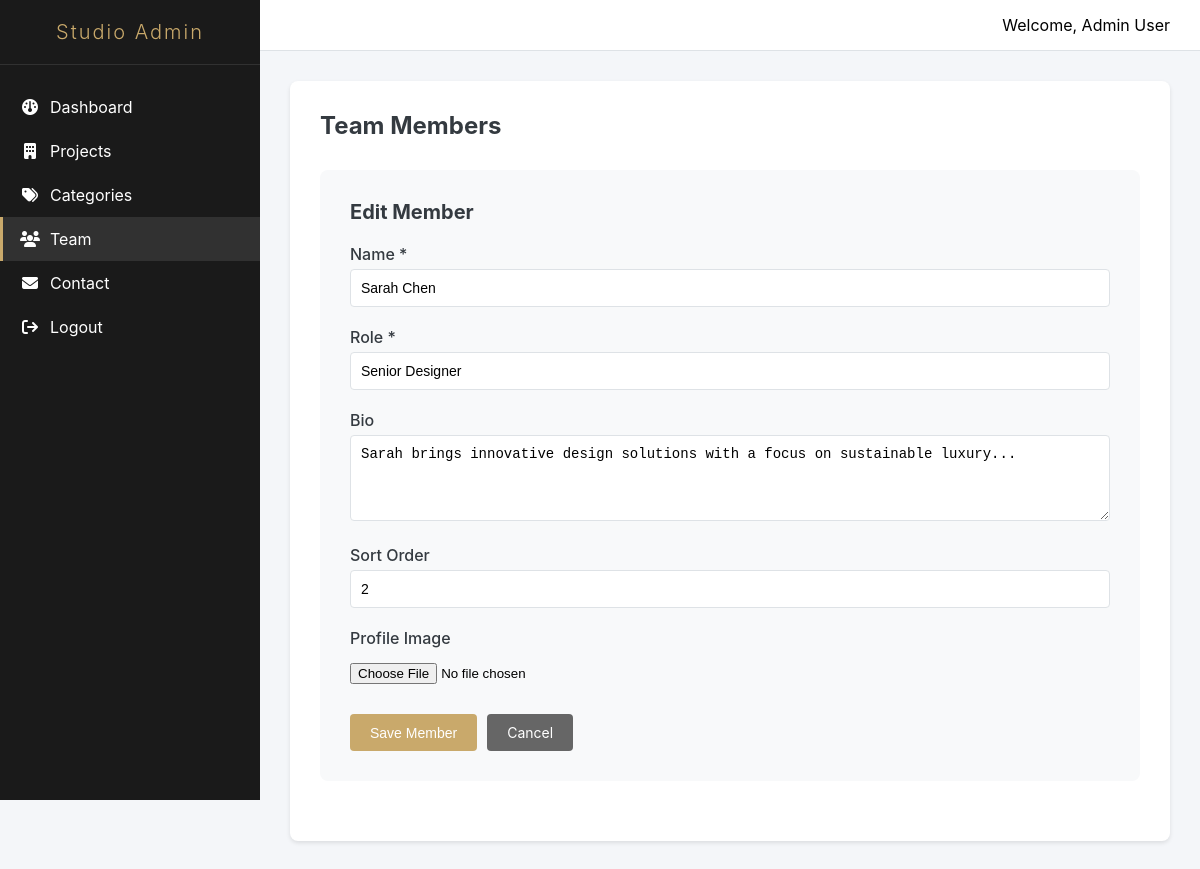
The app's page /admin/team.php?edit=2 (signed in) with its own data.
### tables this page shows
CREATE TABLE team (
    id INT AUTO_INCREMENT PRIMARY KEY,
    name VARCHAR(100) NOT NULL,
    role VARCHAR(100) NOT NULL,
    bio TEXT,
    image VARCHAR(255),
    sort_order INT DEFAULT 0,
    created_at TIMESTAMP DEFAULT CURRENT_TIMESTAMP
);

### admin/team.php (the view, shortened to what this page needs)
<?php
$db = Database::getInstance()->getConnection();
$editMember = null;
if (isset($_GET['edit'])) {
    $stmt = $db->prepare("SELECT * FROM team WHERE id = ?");
    $stmt->execute([(int)$_GET['edit']]);
    $editMember = $stmt->fetch();
}
$team = $db->query("SELECT * FROM team ORDER BY sort_order ASC")->fetchAll();
include __DIR__ . '/includes/header.php';
?>
<div class="admin-content">
    <div class="admin-header">
        <h1>Team Members</h1>
    </div>
    <div class="form-container <?php echo !$editMember ? 'hidden' : ''; ?>" id="addForm">
        <h2><?php echo $editMember ? 'Edit Member' : 'Add New Team Member'; ?></h2>
        <form method="POST" enctype="multipart/form-data">
            <div class="form-group">
                <label for="name">Name *</label>
                <input type="text" id="name" name="name" required
                       value="<?php echo $editMember ? $editMember['name'] : ''; ?>">
            </div>
            <div class="form-group">
                <label for="role">Role *</label>
                <input type="text" id="role" name="role" required
                       value="<?php echo $editMember ? $editMember['role'] : ''; ?>">
            </div>
            <div class="form-group">
                <label for="bio">Bio</label>
                <textarea id="bio" name="bio" rows="4"><?php echo $editMember ? $editMember['bio'] : ''; ?></textarea>
            </div>
            <div class="form-group">
                <label for="sort_order">Sort Order</label>
                <input type="number" id="sort_order" name="sort_order"
                       value="<?php echo $editMember ? $editMember['sort_order'] : '0'; ?>">
            </div>
            <div class="form-group">
                <label for="image">Profile Image</label>
                <input type="file" id="image" name="image" accept="image/*">
            </div>
            <div class="form-actions">
                <button type="submit" class="btn-primary">Save Member</button>
                <a href="team.php" class="btn-secondary">Cancel</a>
            </div>
        </form>
    </div>
</div>
<?php include __DIR__ . '/includes/footer.php'; ?>

### assets/css/admin.css (style rules this page uses)
:root { --primary: #1a1a1a; --secondary: #666666; --accent: #c9a96b; --success: #28a745; --danger: #dc3545; --warning: #ffc107; --light: #f8f9fa; --dark: #343a40; --border: #dee2e6; }
* { margin: 0; padding: 0; box-sizing: border-box; }
body { font-family: -apple-system, BlinkMacSystemFont, 'Segoe UI', Roboto, Oxygen, Ubuntu, sans-serif; background: #f4f6f9; }
.admin-content { background: #fff; border-radius: 8px; padding: 30px; box-shadow: 0 2px 4px rgba(0,0,0,0.1); }
.admin-header { display: flex; justify-content: space-between; align-items: center; margin-bottom: 30px; }
.admin-header h1 { font-size: 24px; color: var(--dark); }
.form-container { background: var(--light); padding: 30px; border-radius: 8px; margin-bottom: 30px; }
.form-container h2 { margin-bottom: 20px; color: var(--dark); font-size: 20px; }
.form-group { margin-bottom: 20px; }
.form-group label { display: block; margin-bottom: 5px; font-weight: 500; color: var(--dark); }
.form-group input[type="text"], .form-group input[type="email"], .form-group input[type="number"], .form-group input[type="password"], .form-group select, .form-group textarea { width: 100%; padding: 10px; border: 1px solid var(--border); border-radius: 4px; font-size: 14px; transition: border-color 0.3s; }
.form-group input[type="file"] { padding: 10px 0; }
.form-actions { display: flex; gap: 10px; margin-top: 20px; }
.btn-primary, .btn-secondary, .btn-danger { padding: 10px 20px; border: none; border-radius: 4px; font-size: 14px; cursor: pointer; text-decoration: none; display: inline-block; transition: all 0.3s; }
.btn-primary { background: var(--accent); color: #fff; }
.btn-secondary { background: var(--secondary); color: #fff; }

### records on screen
team: name "Sarah Chen", role "Senior Designer", bio "Sarah brings innovative design solutions with a focus on sustainable luxury...", sort_order "2"

### other values on screen
$_SESSION['user_name'] "Admin User"
